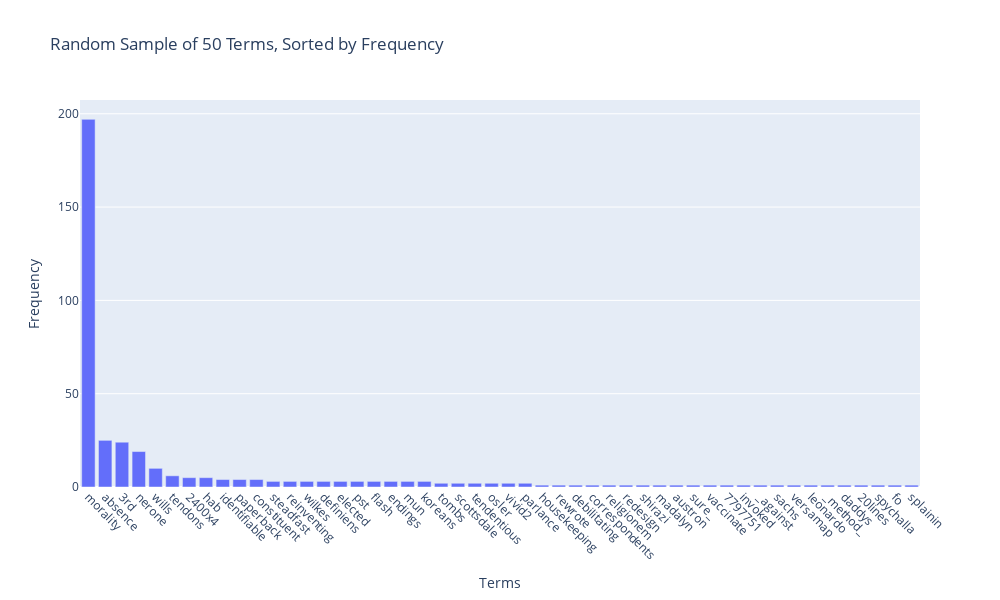

The code cell stored with this chart in its notebook:
### Markdown cell above
### >>> **Exercise 14 (take home):** 
Additionally, you can attempt to sort the terms on the `x-axis` by frequency instead of in alphabetical order. This way the visualization is more meaninfgul and you will be able to observe the so called [long tail](https://en.wikipedia.org/wiki/Long_tail) (get familiar with this term since it will appear a lot in data mining and other statistics courses). see picture below

![alt txt](https://upload.wikimedia.org/wikipedia/commons/thumb/8/8a/Long_tail.svg/1000px-Long_tail.svg.png)

### Code cell
# Answer here
# i am sorting the above randomly selected terms by their frequenices 

import plotly.express as px

df_sorted_random = df_random_N.sort_values(by='Frequency', ascending=False)

# Create a list of the sorted terms to control the x-axis order
sorted_term_names = df_sorted_random['Terms'].tolist()

# Create the Plotly Bar Plot using the sorted DataFrame
fig = px.bar(
    df_sorted_random,
    x='Terms', 
    y='Frequency',
    title=f'Random Sample of 50 Terms, Sorted by Frequency'
)

# Category_orders to force the x-axis to follow the sorted list
fig.update_xaxes(
    categoryorder='array',
    categoryarray=sorted_term_names
)

# Adjust the layout for readability
fig.update_layout(
    height=600,
    width=1000,
    xaxis={'automargin': True},
    yaxis={'rangemode': 'tozero'}
)

fig.update_xaxes(
    tickangle=45,
    dtick=None,
    showticklabels=True
)

fig.show()

### Figure 1 — Plotly figure (JSON) as saved in the notebook; plotly's stock layout.template omitted (floating-point values rounded to 4 significant figures)
{"data": [{"hovertemplate": "Terms=%{x}<br>Frequency=%{y}<extra></extra>", "legendgroup": "", "marker": {"color": "#636efa", "pattern": {"shape": ""}}, "name": "", "orientation": "v", "showlegend": false, "textposition": "auto", "type": "bar", "x": ["morality", "absence", "3rd", "nerone", "wills", "tendons", "2400x4", "hab", "identifiable", "paperback", "constituent", "steadfast", "reinventing", "wilkes", "definiens", "elected", "pst", "flash", "endings", "mun", "koreans", "tombs", "scottsdale", "tendentious", "osler", "vivid2", "parlance", "housekeeping", "rewrote", "debilitating", "correspondents", "religionem", "redesign", "shirazi", "madalyn", "austron", "sure_", "vaccinate", "7797751", "invoked", "_against", "sachs", "versamap", "leonardo", "_method_", "daddys", "20lines", "spychalla", "fo", "splainin"], "xaxis": "x", "y": [197, 25, 24, 19, 10, 6, 5, 5, 4, 4, 4, 3, 3, 3, 3, 3, 3, 3, 3, 3, 3, 2, 2, 2, 2, 2, 2, 1, 1, 1, 1, 1, 1, 1, 1, 1, 1, 1, 1, 1, 1, 1, 1, 1, 1, 1, 1, 1, 1, 1], "yaxis": "y"}], "layout": {"barmode": "relative", "height": 600, "legend": {"tracegroupgap": 0}, "title": {"text": "Random Sample of 50 Terms, Sorted by Frequency"}, "width": 1000, "xaxis": {"anchor": "y", "automargin": true, "categoryarray": ["morality", "absence", "3rd", "nerone", "wills", "tendons", "2400x4", "hab", "identifiable", "paperback", "constituent", "steadfast", "reinventing", "wilkes", "definiens", "elected", "pst", "flash", "endings", "mun", "koreans", "tombs", "scottsdale", "tendentious", "osler", "vivid2", "parlance", "housekeeping", "rewrote", "debilitating", "correspondents", "religionem", "redesign", "shirazi", "madalyn", "austron", "sure_", "vaccinate", "7797751", "invoked", "_against", "sachs", "versamap", "leonardo", "_method_", "daddys", "20lines", "spychalla", "fo", "splainin"], "categoryorder": "array", "domain": [0, 1], "showticklabels": true, "tickangle": 45, "title": {"text": "Terms"}}, "yaxis": {"anchor": "x", "domain": [0, 1], "rangemode": "tozero", "title": {"text": "Frequency"}}}}
